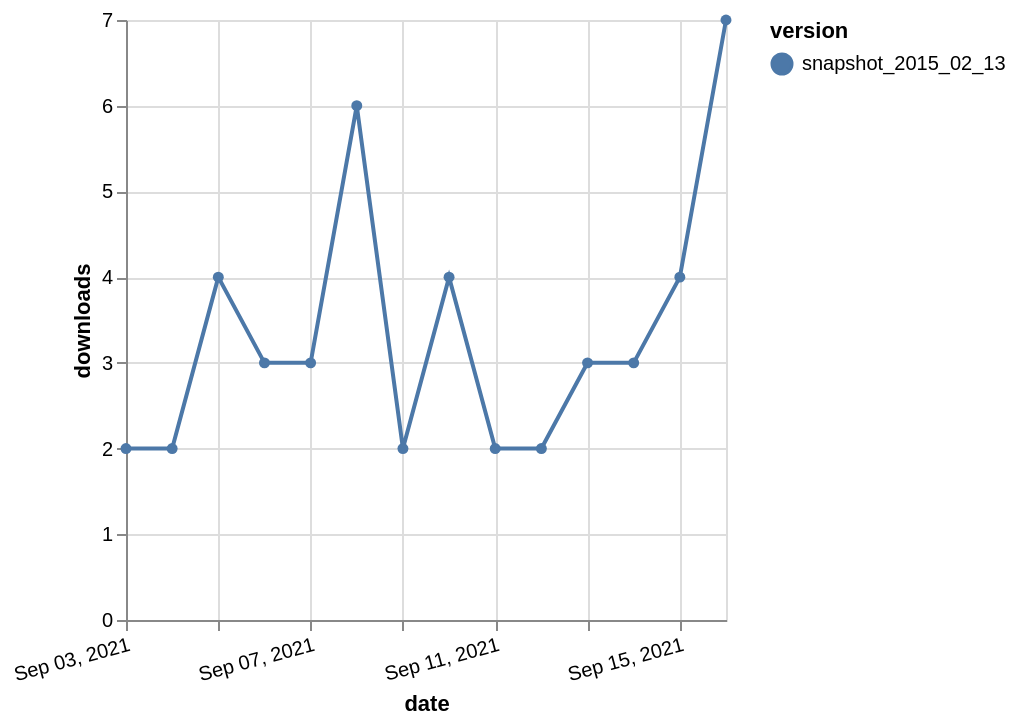

Source (Vega-Lite JSON):
### Vega-Lite specification from a JSON file in a GitHub repository (floating-point values rounded to 4 significant figures)
{"$schema": "https://vega.github.io/schema/vega-lite/v5.json", "description": "A simple bar chart with embedded data.", "data": {"values": [{"date": "2021-09-03", "total": 4951, "delta": 2, "version": "snapshot_2015_02_13"}, {"date": "2021-09-04", "total": 4953, "delta": 2, "version": "snapshot_2015_02_13"}, {"date": "2021-09-05", "total": 4957, "delta": 4, "version": "snapshot_2015_02_13"}, {"date": "2021-09-06", "total": 4960, "delta": 3, "version": "snapshot_2015_02_13"}, {"date": "2021-09-07", "total": 4963, "delta": 3, "version": "snapshot_2015_02_13"}, {"date": "2021-09-08", "total": 4969, "delta": 6, "version": "snapshot_2015_02_13"}, {"date": "2021-09-09", "total": 4971, "delta": 2, "version": "snapshot_2015_02_13"}, {"date": "2021-09-10", "total": 4975, "delta": 4, "version": "snapshot_2015_02_13"}, {"date": "2021-09-11", "total": 4977, "delta": 2, "version": "snapshot_2015_02_13"}, {"date": "2021-09-12", "total": 4979, "delta": 2, "version": "snapshot_2015_02_13"}, {"date": "2021-09-13", "total": 4982, "delta": 3, "version": "snapshot_2015_02_13"}, {"date": "2021-09-14", "total": 4985, "delta": 3, "version": "snapshot_2015_02_13"}, {"date": "2021-09-15", "total": 4989, "delta": 4, "version": "snapshot_2015_02_13"}, {"date": "2021-09-16", "total": 4996, "delta": 7, "version": "snapshot_2015_02_13"}]}, "width": "container", "mark": {"type": "line", "point": {"filled": true}}, "encoding": {"x": {"field": "date", "type": "temporal", "timeUnit": "yearmonthdate", "title": "date", "axis": {"labelAngle": -15}}, "y": {"field": "delta", "type": "quantitative", "title": "downloads"}, "color": {"field": "version", "type": "nominal"}, "tooltip": {"field": "delta"}}}
